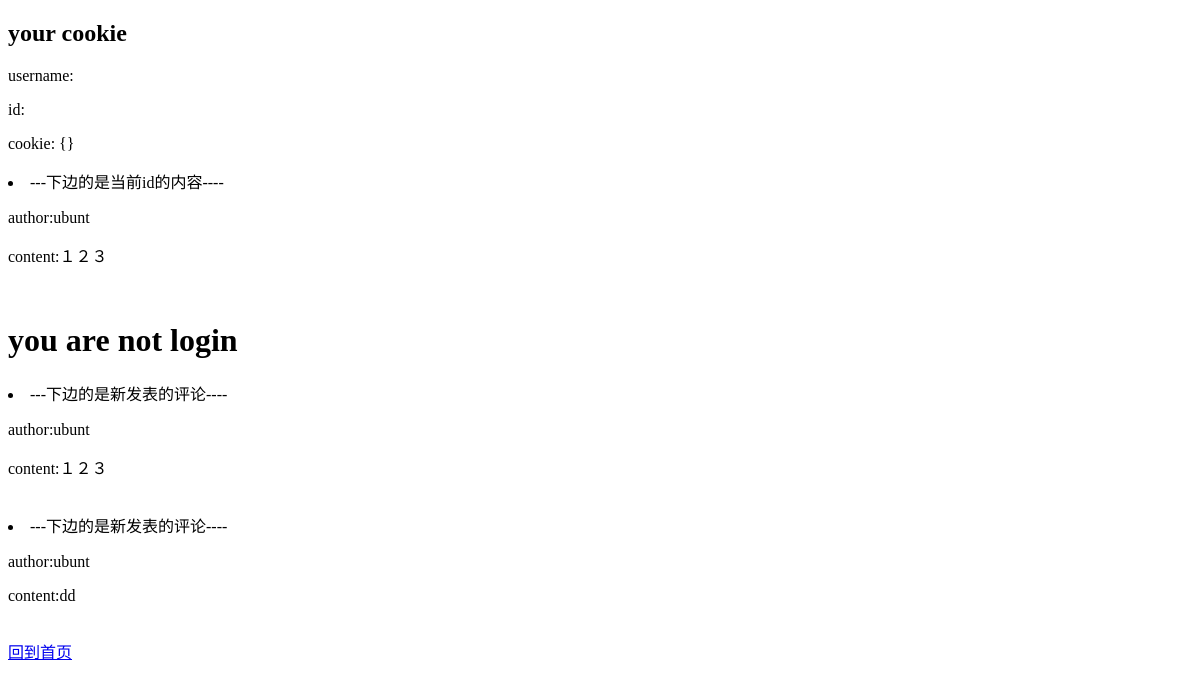
The page /News/post/27 on the database as committed earlier.
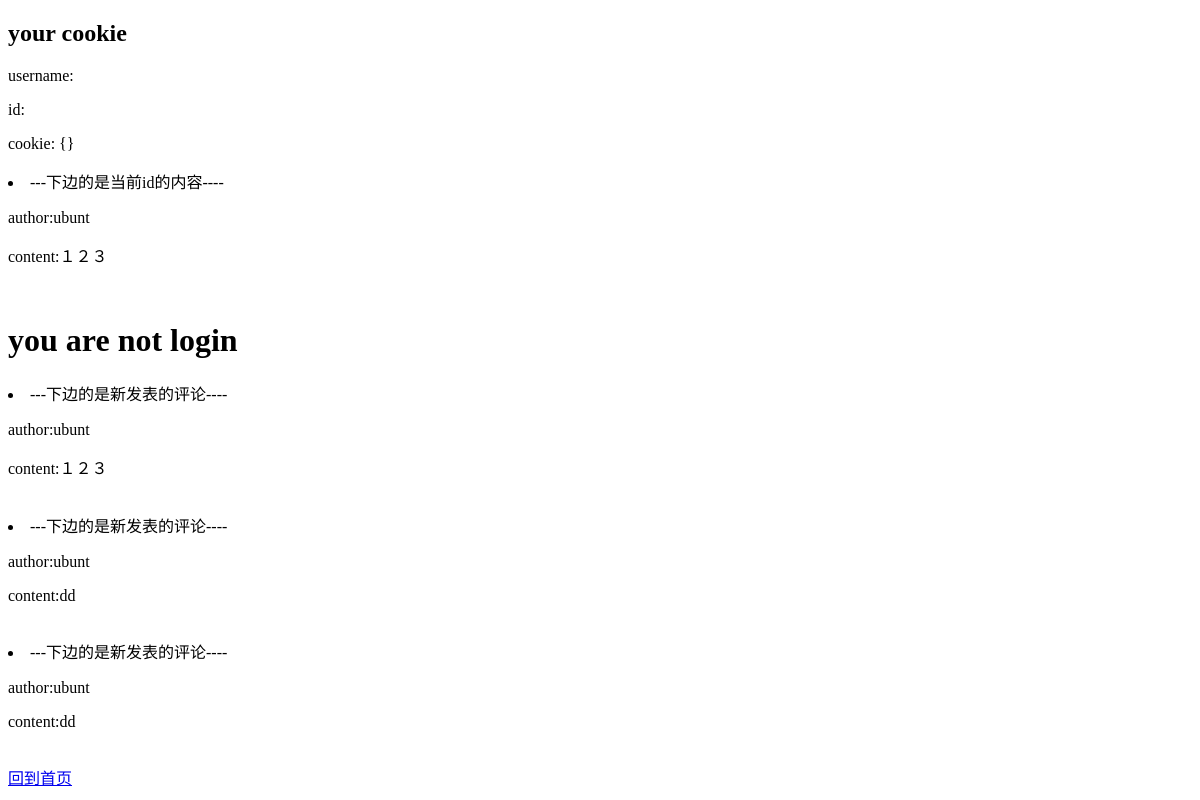
The same page on the database as committed later.
### News/models.py (models this page shows)
class Comment(models.Model):
    id = models.AutoField(primary_key=True)
    body = models.TextField()
    author = models.ForeignKey('User', on_delete=models.CASCADE)  # 发表评论的作者
    post = models.ForeignKey('Post', on_delete=models.CASCADE)  # 被评论的是哪一个post

class User(models.Model): #周一航
    username = models.CharField(max_length=20)  # 杨旭
    id = models.AutoField(primary_key=True)

### News/views.py (the view, shortened to what this page needs)
# urls.py: path('post/<int:post_id>', views.post, name='post'),
def post(request, post_id):
    post = get_object_or_404(Post, id=post_id)
    comments = Comment.objects.filter(post__id=post_id).select_related()  # 找到所有当前post下的评论
    return render(request, 'post.html', {'post': post, 'comments': comments, 'post_id': post_id})

### News/templates/post.html (shortened to what this page needs)
<!DOCTYPE html>
<html lang="en">
<head>
</head>
<body>
<div>
    {% block content %}
    <h2>your cookie</h2>
    <p> username:{{request.session.username}}</p>
    <p> id:{{request.session.user_id}}</p>
    <p>cookie: {{request.COOKIES}}</p>
</div>
<div>
        <li>---下边的是当前id的内容----
            <p>author:{{post.author.username}}</p>
            <p>content:{{post.body}}</p>
        </li>
        <br/>
</div>
<div>
    {% if request.session.is_login %}
        <h1>hello,what's you want to comment?</h1>
        {% block mainbody %}
        <form action="/News/post/{{post_id}}" method="post">
            {% csrf_token %}
            content:<input type="text" style="width:700px;height:200px;" name="body"/> <br/>
            <input type="submit" value="Submit"/>
        </form>
        {% endblock %}
    {% else %}
        <h1>you are not login</h1>
    {% endif %}
</div>
<div>
    {% for comment in comments %}
        <li>---下边的是新发表的评论----
            <p>author:{{comment.author.username}}</p>
            <p>content:{{comment.body}}</p>
        </li>
        <br/>
    {% endfor %}
</div>
<div>
    <a href="/News/index">回到首页</a>
</div>
{% endblock %}
</body>
</html>

Rows that differ between the two databases and show on the page:
added Comment: author.username "ubunt", body "dd"
